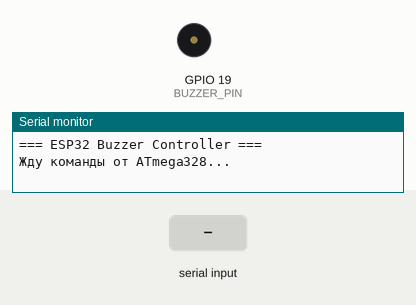
This sketch was run on a simulated ESP32. Parts: buzzer (waves = sounding), the last lines printed to the serial monitor. The inputs (shaded band) are chosen by the test bench.

Above: at 1.2 s.
1.3 s: "BEEP:90\n" received over the second serial link
At 2.0 s:
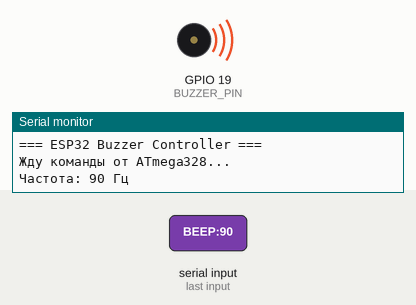
2.8 s: "BEEP:\n" received over the second serial link
At 3.2 s:
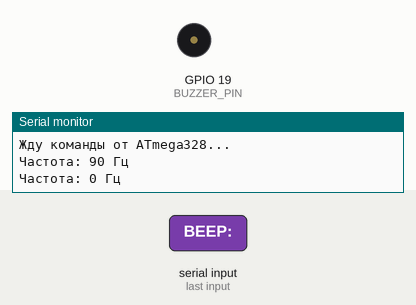
Timing chart, 0 to 5.8 s (numbered marks = the images above; inputs shaded):
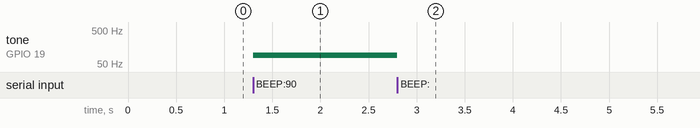

Measured:
- after the input at 1.3 s, tone on GPIO 19 (BUZZER_PIN): silent → 90 Hz at once
- after the input at 2.8 s, tone on GPIO 19 (BUZZER_PIN): 90 Hz → silent at once

The sketch:

3.13_parkingSensor_ESP32.ino
```cpp
// Парктроник - часть для ESP32 (управление buzzer)

#define BUZZER_PIN 19
#define BUZZER_PWM_CHANNEL 0

uint16_t currentFrequency = 0;
bool buzzerActive = false;

void setup() {
  Serial2.begin(115200, SERIAL_8N1, 22, 23); // Связь с ATmega328
  Serial.begin(115200);

  Serial.println("=== ESP32 Buzzer Controller ===");

  // Настройка PWM для buzzer
  ledcSetup(BUZZER_PWM_CHANNEL, 1000, 8);  // Канал 0, 1кГц, 8-бит разрешение
  ledcAttachPin(BUZZER_PIN, BUZZER_PWM_CHANNEL);

  Serial.println("Жду команды от ATmega328...");
}

void loop() {
  // Читаем команды от ATmega328
  if (Serial2.available()) {
    String command = Serial2.readStringUntil('\n');
    command.trim();

    if (command.startsWith("BEEP:")) {
      uint16_t frequency = command.substring(5).toInt();

      if (frequency != currentFrequency) {
        currentFrequency = frequency;
        updateBuzzer();

        Serial.print("Частота: ");
        Serial.print(frequency);
        Serial.println(" Гц");
      }
    }
  }
}

void updateBuzzer() {
  if (currentFrequency > 0) {
    // Включаем buzzer с заданной частотой
    ledcWriteTone(BUZZER_PWM_CHANNEL, currentFrequency);
    ledcWrite(BUZZER_PWM_CHANNEL, 128);  // 50% duty cycle
    buzzerActive = true;
  } else {
    // Выключаем buzzer
    ledcWrite(BUZZER_PWM_CHANNEL, 0);
    buzzerActive = false;
  }
}
```
